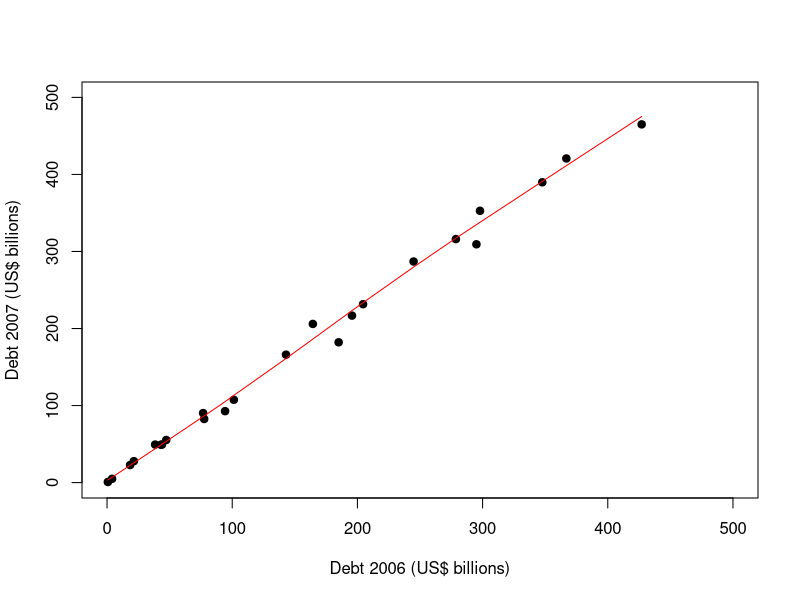

Reproduce this figure in R.
#a better smooth for the debt data.
g <- read.csv("govtdebt.csv")
plot(g$Debt2006,g$Debt2007, xlab = "Debt 2006 (US$ billions)", ylab = "Debt 2007 (US$ billions)", xlim = c(0,500), ylim = c(0,500), pch= 19)
lines(lowess(g$Debt2006,g$Debt2007),col="red") #used to smooth the regression line.
